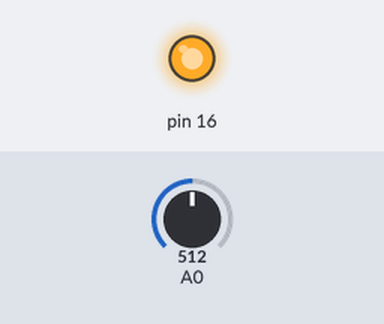
This sketch was run on a simulated Arduino Uno, built with avr-gcc and run on an emulated ATmega328P. On the bench: output pins drawn as LEDs (lit = HIGH). The inputs (shaded band) are chosen by the test bench; at power-on: A0 = 512.

Above: at 1.2 s.
1.3 s: A0 set to 138
2.8 s: A0 set to 117
At 3.2 s:
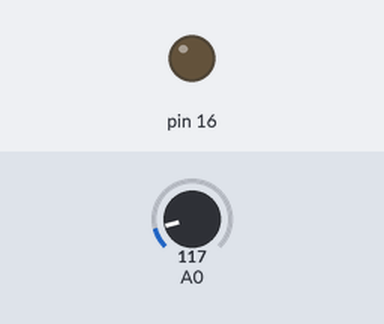
4.3 s: A0 set to 306
At 5.5 s:
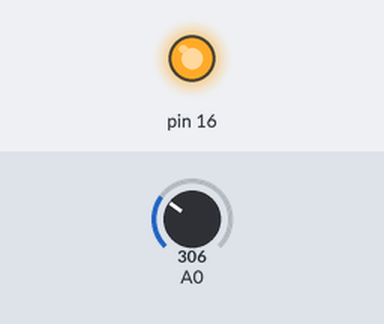
5.8 s: A0 set to 122
At 6.7 s:
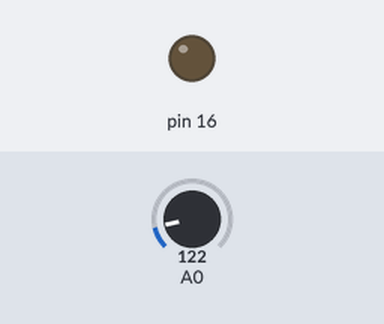
Timing chart, 0 to 8.3 s (numbered marks = the images above; inputs shaded):
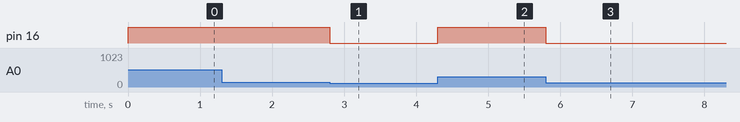

The sketch:

06.LED_POT.ino
```cpp
void setup()
{
  pinMode(16, OUTPUT);
}

void loop()
{
  int x=analogRead(A0);
  analogWrite(16, x);
  delay(1);
}
```

Measured:
- the behaviour switches between 128 and 127 on A0 (found by bisection; images 0 and 1)
- after the input at 1.3 s, every drawn part: stays the same
- after the input at 2.8 s, pin 16: HIGH → LOW at once
- after the input at 4.3 s, pin 16: LOW → HIGH at once
- after the input at 5.8 s, pin 16: HIGH → LOW at once
